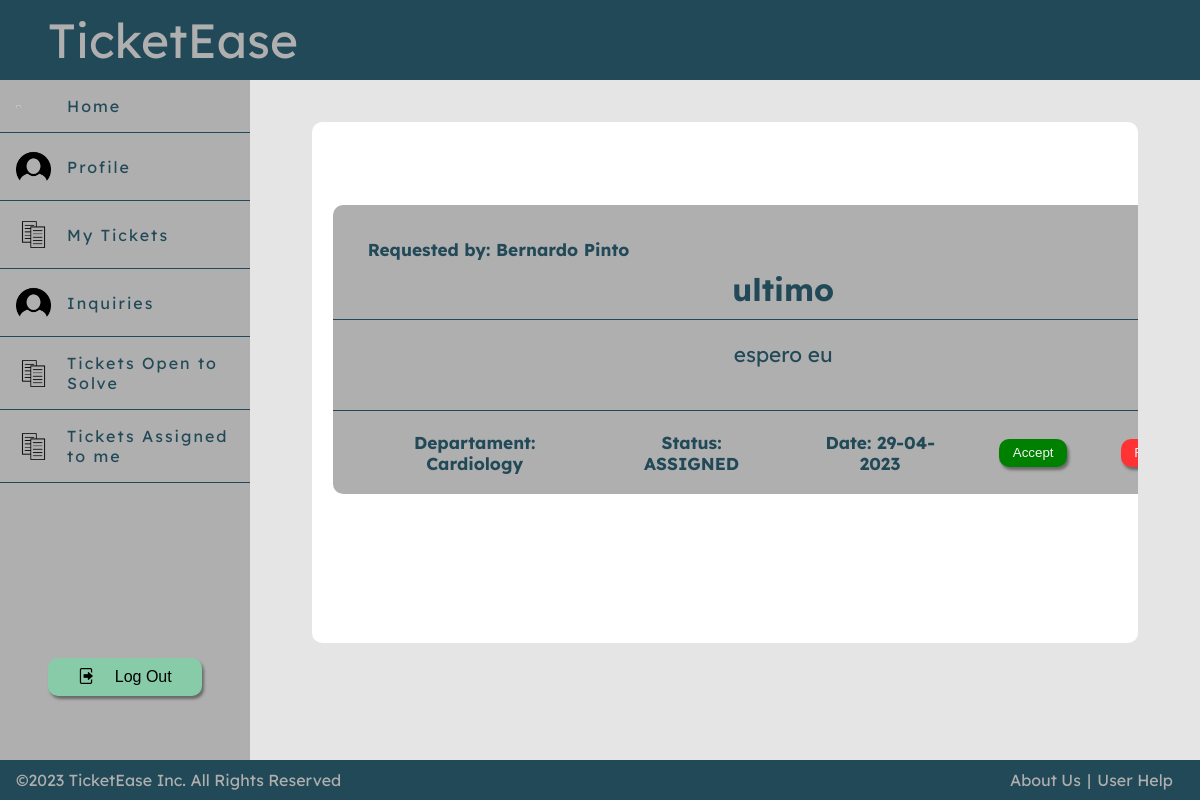
/pages/inquiries.php (signed in), run on the app's committed database.
### tables this page shows
CREATE TABLE Inquiry(
                     idInquiry INTEGER PRIMARY KEY AUTOINCREMENT,
                     idUserReceiving INTEGER REFERENCES User, --user que recebeu a notificação
                     idUserGiving INTEGER REFERENCES User, --user que "fez" a notificação (pode ser opcional)
                     idTicket INTEGER REFERENCES Ticket,
                     type TEXT NOT NULL, -- o type pode ser ASSIGN_REQUEST, TICKET_REPONDED, etc(depois adiciona-se mais, dependendo das funcionalidades)
                     date DATE

);

CREATE TABLE User (
                      idUser INTEGER PRIMARY KEY AUTOINCREMENT,
                      name TEXT NOT NULL,
                      username TEXT NOT NULL,
                      email TEXT NOT NULL,
                      password TEXT NOT NULL,
                      CONSTRAINT UNIQUE_User_username UNIQUE (username),
                      CONSTRAINT UNIQUE_User_email UNIQUE (email)
);

CREATE TABLE Ticket(
                       idTicket INTEGER PRIMARY KEY AUTOINCREMENT,
                       title TEXT NOT NULL,
                       description TEXT NOT NULL,
                       priority INTEGER NOT NULL,
                       create_date DATE,
                       cria INTEGER REFERENCES User,
                       resolve INTEGER REFERENCES User,
                       idDepartment INTEGER REFERENCES Department,
                       CONSTRAINT CHECK_Ticket_createdate CHECK (create_date >= 2023-01-01)
);

CREATE TABLE Department(
                           idDepartment INTEGER PRIMARY KEY AUTOINCREMENT,
                           name TEXT NOT NULL,
                           description Text,
                           CONSTRAINT UNIQUE_Department_name UNIQUE (name)
);

CREATE TABLE Ticket_Status(
                              id_random INTEGER PRIMARY KEY AUTOINCREMENT,
                              idTicket INTEGER REFERENCES Ticket,
                              idStatus INTEGER REFERENCES Status,
                              date DATE

);

CREATE TABLE Status(
                       idStatus INTEGER PRIMARY KEY AUTOINCREMENT,
                       stage TEXT NOT NULL,
                       CONSTRAINT CHECK_Status_status CHECK (stage = 'OPEN' OR stage = 'ASSIGNED' OR stage = 'CLOSED')
);

### pages/inquiries.php (called while the page is built, shortened)
<?php
require_once(dirname(__DIR__).'/templates/common.tpt.php');
require_once(dirname(__DIR__).'/database/connection.php');
require_once(dirname(__DIR__).'/classes/user.class.php');
require_once(dirname(__DIR__).'/classes/ticket.class.php');
require_once(dirname(__DIR__).'/classes/inquiry.class.php');
require_once(dirname(__DIR__).'/utils/session.php');
require_once(dirname(__DIR__).'/templates/inquiries.tpl.php');
$session = new Session();
$db = getDatabaseConnection();
$user = User::getSingleUser($db, $session->getId());
$userInquiries = Inquiry::getUserInquiries($db, $user->getId());
drawUserInquiries($db,$userInquiries);

### classes/inquiry.class.php (called while the page is built, shortened)
<?php
class Inquiry
{
    private ?int $idInquiry;
    private ?int $idUserGiving;
    private int $idTicket;
    private string $type;
    public function __construct(?int $idInquiry, int $idUserReceiving, ?int $idUserGiving, int $idTicket, string $type, string $date)
    {
        $this->idInquiry = $idInquiry;
        $this->idUserGiving = $idUserGiving;
        $this->idTicket = $idTicket;
        $this->type = $type;
    }
    public function getIdInquiry(): int
    {
        return $this->idInquiry;
    }
    public function getUserGiving(): int
    {
        return $this->idUserGiving;
    }
    public function getTicket(): int
    {
        return $this->idTicket;
    }
    public function getType(): string
    {
        return $this->type;
    }
    public static function getUserInquiries(PDO $db, int $idUser): array
    {
        $stmt = $db->prepare('SELECT * FROM Inquiry WHERE idUserReceiving = ?');
        $stmt->execute(array($idUser));
        $inquiries = array();
        while ($inquiry = $stmt->fetch()) {
            $inquiries[] = new Inquiry(
                intval($inquiry['idInquiry']),
                intval($inquiry['idUserReceiving']),
                intval($inquiry['idUserGiving']),
                intval($inquiry['idTicket']),
                $inquiry['type'],
                $inquiry['date']
            );
        }
        return $inquiries;
    }
}

### utils/session.php (called while the page is built, shortened)
<?php
  class Session {
    public function getId() : ?int {
      return isset($_SESSION['id']) ? $_SESSION['id'] : null;
    }
  }
?>

### classes/user.class.php (called while the page is built, shortened)
<?php
  class User {
    public int $idUser;
    public string $name;
    public function __construct(int $idUser, string $name, string $username, string $email, string $password)
    {
      $this->idUser = $idUser;
      $this->name = $name;
    }
    public function getName() : string {
        return $this->name;
    }
    public function getId() : int{
        return $this->idUser;
    }
    static function getSingleUser(PDO $db, int $id) : User {
      $stmt = $db->prepare('
        SELECT idUser, name,username, email, password
        FROM User
        WHERE idUser = ?
      ');
      $stmt->execute(array($id));
      $user = $stmt->fetch();
      return new User(
        intval($user['idUser']),
        $user['name'],
        $user['username'],
        $user['email'],
        $user['password'],
      );
    }
  }
?>

### classes/ticket.class.php (called while the page is built, shortened)
<?php
  class Ticket {
    private ?int $idTicket;
    private string $title;
    private string $description;
    private string $createDate;
    private int $idDepartment;
    public function __construct(?int $idTicket, string $title, string $description, int $priority, string $createDate, int $cria, ?int $resolve, int $idDepartment) {
        $this->idTicket = $idTicket;
        $this->title = $title;
        $this->description = $description;
        $this->createDate = $createDate;
        $this->idDepartment = $idDepartment;
    }
    public function getIdTicket(): int {
        return $this->idTicket;
    }
    public function getTitle(): string {
        return $this->title;
    }
    public function getDescription(): string {
        return $this->description;
    }
    public function getCreateDate(): string {
        return $this->createDate;
    }
    public static function getTicketFromId(PDO $db, int $idTicket){
        $stmt = $db->prepare('SELECT * FROM Ticket WHERE idTicket = ?');
        $stmt->execute(array($idTicket));
        $ticket = $stmt->fetch();
        return new Ticket(
            intval($ticket['idTicket']),
            $ticket['title'],
            $ticket['description'],
            intval($ticket['priority']),
            $ticket['create_date'],
            intval($ticket['cria']),
            intval($ticket['resolve']),
            intval($ticket['idDepartment'])
        );
    }
    public function getTicketDepartmentName(PDO $db): string {
        $stmt = $db->prepare('SELECT name FROM Department WHERE idDepartment = ?');
        $stmt->execute(array($this->idDepartment));
        $department = $stmt->fetch();
        return $department['name'];
    }
    public function getLastTicketStatus(PDO $db): string {
        $stmt = $db->prepare('SELECT idStatus FROM Ticket_Status WHERE idTicket = ? ORDER BY ROWID DESC LIMIT 1');
        $stmt->execute(array($this->idTicket));
        $status = $stmt->fetch();
        if ($status) {
            $stmt = $db->prepare('SELECT stage FROM Status WHERE idStatus = ?');
            $stmt->execute(array($status['idStatus']));
            $statusName = $stmt->fetch();
            return $statusName['stage'];
        } else {
            return '';
        }
    }
}
?>

### templates/inquiries.tpl.php (the view, shortened to what this page needs)
<?php
function drawUserInquiries(PDO $db, array $inquiries){ ?>
    <main id="Inquiries">
        <?php
        foreach ($inquiries as $inquiry){
            $inquiryType = $inquiry->getType();
            if($inquiryType=="ASSIGN_AGENT"){
                drawTicketAssignRequest($db,$inquiry);
            }
        }
        ?>
    </main>
<?php }
function drawTicketAssignRequest(PDO $db, Inquiry $inquiry){
    $userRequesting = User::getSingleUser($db,$inquiry->getUserGiving());
    $ticket=Ticket::getTicketFromId($db,$inquiry->getTicket())?>
    <section class="retangulo">
        <h5> Requested by: <?php echo $userRequesting->getName() ?></h5>
        <h2 class="ticketText"> <?php echo $ticket->getTitle() ?></h2>
        <section class="ticketDescription">
            <?php echo $ticket->getDescription() ?>
        </section>
        <section>
            <article>
                <h5>Departament: <?=$ticket->getTicketDepartmentName($db)?></h5>
                <h5>Status: <?=$ticket->getLastTicketStatus($db)?></h5>
                <h5>Date: <?=$ticket->getCreateDate()?></h5>
            </article>
            <article class="AssignTicket">
                <form method="post" action="../actions/action_assign_to_agent.php">
                    <button id="AcceptTicketFromInquiry" type="submit" name="idTicket" value="<?php echo $ticket->getIdTicket() ?>">
                        Accept
                    </button>
                </form>
                <form method="post" action="../actions/action_deleteInquiry.php">
                    <button id="RejectTicketFromInquiry" type="submit" name="idInquiry" value="<?php echo $inquiry->getIdInquiry() ?>">
                    </button>
                </form>
            </article>
        </section>
    </section>
<?php }

### css/style.css (style rules this page uses)
button { cursor: pointer; }
button { border: none; border-radius: 10px; cursor: pointer; box-shadow: 2px 3px 3px rgba(0, 0, 0, 0.4); transform: translateY(0); transition: all 0.1s; }
main { font-size: 1.3em; background-color: white; display: block; margin: 2em 3em; padding: 1em; border-radius: 10px; }
#Inquiries { height: 40vw; overflow-y: auto; }
.retangulo { background-color: #AFAFAF; color:#224957; width: 75vw; border-radius: 10px; margin-left: auto; margin-right: auto; margin-top: 3em; }
.retangulo > section { padding: 1em; border-top: #224957 1px solid; text-align: center; }
.retangulo > section:last-child { display: flex; flex-direction: row; align-items: center; justify-content: space-between; }
.retangulo > section:last-child > article { display: flex; flex-direction: row; }
.retangulo > section:last-child > article > h5 { margin: 0 2em; }
.retangulo > section:last-child > article > form { margin: 0 1.3em; }
.ticketText { text-align: center; padding-top: 10px; margin-top: 0; margin-bottom: 10px; }
.ticketDescription { text-align: center; height: 10%; }
.AssignTicket { display: flex; }
.AssignTicket > form > button { padding: 0.5em 1em; background-color: slateblue; color: whitesmoke; }
.retangulo > h5 { padding: 2em 0 0 2em; margin-bottom: 0; }
#AcceptTicketFromInquiry { background-color: green; }
#RejectTicketFromInquiry { background-color: #ff3333; }

### data on the page
inquiry: idUserGiving.name "Bernardo Pinto", idTicket.title "ultimo", idTicket.description "espero eu", idTicket.name "Cardiology", idTicket.stage "ASSIGNED", idTicket.create_date "29-04-2023", $inquiry->getIdInquiry() 3 (drawn)
